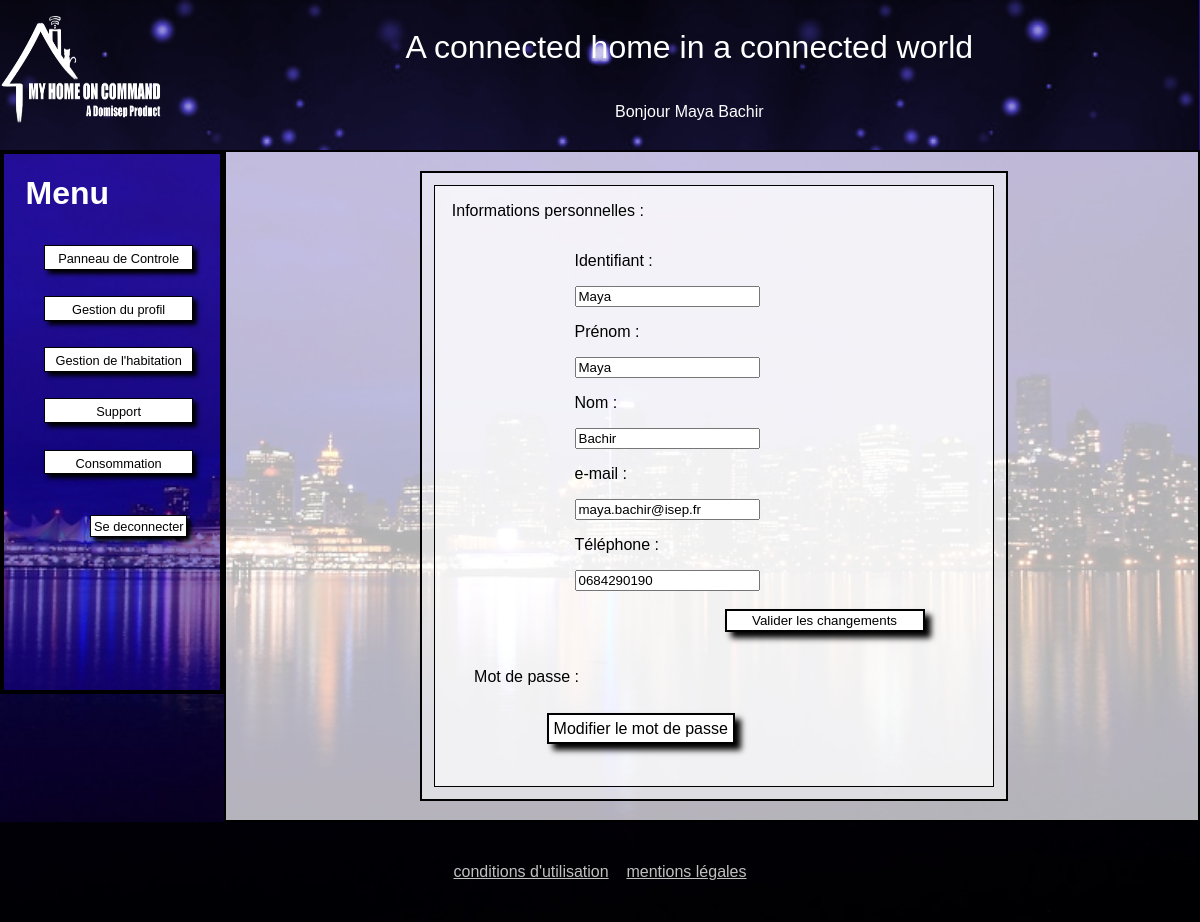
The app's page /MyHomeOnCommand/index.php?page=gestionProfilClient (signed in) with its own data.
### tables this page shows
CREATE TABLE IF NOT EXISTS `slogan` (
  `id_slogan` int(11) NOT NULL AUTO_INCREMENT,
  `contenu_slogan` text,
  PRIMARY KEY (`id_slogan`)
);

CREATE TABLE IF NOT EXISTS `info_utilisateur` (
  `id_info_utilisateur` int(11) NOT NULL AUTO_INCREMENT,
  `prenom` varchar(255) NOT NULL,
  `nom` varchar(255) NOT NULL,
  `email` varchar(255) DEFAULT NULL,
  `telephone` varchar(255) DEFAULT NULL,
  `statut_utilisateur` varchar(255) NOT NULL,
  `id_utilisateur` int(11) NOT NULL,
  `token` varchar(255) NOT NULL,
  PRIMARY KEY (`id_info_utilisateur`)
);

### MyHomeOnCommand/modele/modeleAccueil.php (called while the page is built, shortened)
<?php
class Connection
{
    protected function dbConnect()
    {
        try
        {
            $db = new PDO('mysql:host=localhost;dbname=myhomeoncommand;charset=utf8', 'root', '');
        }
        catch (Exception $e)
        {
                        die('Erreur : ' . $e->getMessage());
        }
        return $db;
    }
}
class LoginUtilisateur extends Connection
{
    public function getInfoUtilisateur($idUtil)
    {
        $db=$this->dbConnect();
        $req = $db->prepare('SELECT prenom, nom, email, telephone, statut_utilisateur, id_utilisateur FROM info_utilisateur WHERE id_utilisateur = :id');
        $req->execute(array('id' => $idUtil));
        return $req;
    }
}
class InscriptionUtilisateur extends Connection
{
     public function getSlogan()
    {
        $db=$this->dbConnect();
        $req = $db->query('SELECT contenu_slogan FROM slogan');
        return $req;
     }
}

### MyHomeOnCommand/controleur/controleurAccueil.php (called while the page is built, shortened)
<?php
function infoBandeau($idClient)
{
    $utilisateur=new LoginUtilisateur;
    $info=$utilisateur->getInfoUtilisateur($idClient);
    $information=$info->fetch();
    return $information;
}
function afficheslogan()
{
    $affiche=new InscriptionUtilisateur;
    $slogan =$affiche->getSlogan();
    $slogan=$slogan->fetch()[0];
    return $slogan;
}

### MyHomeOnCommand/controleur/controleurClient.php (called while the page is built, shortened)
<?php
function verifInfoClient()
{
    $idClient=$_SESSION['id'];
    $utilisateur=new gestionProfilClient;
    $info=$utilisateur->getUtilisateur($idClient);
    $tab=[];
    while ($donnees = $info->fetch())
    {
        $tab[0]=htmlentities($donnees["login"], ENT_QUOTES);
        $tab[1]=htmlentities($donnees["password"], ENT_QUOTES);
        $tab[2]=htmlentities($donnees["prenom"], ENT_QUOTES);
        $tab[3]=htmlentities($donnees["nom"], ENT_QUOTES);
        $tab[4]=htmlentities($donnees["email"], ENT_QUOTES);
        $tab[5]=htmlentities($donnees["telephone"], ENT_QUOTES);
    }
    if($tab[4]==null||$tab[5]==null)
    {
        return 1;
    }
    else
    {return 0;}
}

### MyHomeOnCommand/modele/modeleGestionProfilClient.php (called while the page is built, shortened)
<?php
class gestionProfilClient extends Connection
{
	public function getUtilisateur($idUtil)
	{
		$db=$this->dbConnect();
		$req = $db->prepare('SELECT * FROM utilisateur NATURAL JOIN info_utilisateur WHERE id_utilisateur = :id');
        $req->execute(array('id' => $idUtil));
        return $req;
	}
}
?>

### MyHomeOnCommand/controleur/controleurGestionProfilClient.php (called while the page is built, shortened)
<?php
function clientVisuProfilClient ()
{
$idClient=$_SESSION['id'];
$utilisateur=new gestionProfilClient;
$info=$utilisateur->getUtilisateur($idClient);
$tab=[];
while ($donnees = $info->fetch())
{
	$tab[0]=htmlentities($donnees["login"], ENT_QUOTES);
    $tab[1]=htmlentities($donnees["password"], ENT_QUOTES);
    $tab[2]=htmlentities($donnees["prenom"], ENT_QUOTES);
    $tab[3]=htmlentities($donnees["nom"], ENT_QUOTES);
    $tab[4]=htmlentities($donnees["email"], ENT_QUOTES);
    $tab[5]=htmlentities($donnees["telephone"], ENT_QUOTES);
}
return $tab;
}
?>

### MyHomeOnCommand/vue/gestionProfilClient.php (the view, shortened to what this page needs)
<!DOCTYPE html>
<html>
	<head>
		<link rel="stylesheet" href="css/styleGestionProfilClient.css" />
		<link rel="stylesheet" href="css/styleMenu.css" />
        <link rel="stylesheet" href="css/styleHeaderFooter.css" />
    </head>
<?php
include("header.php");
?>
    <body>
        <div id="flex">
    	   <?php
                include("menuClient.php");
            ?>
            <section id="fondBlanc">
                <div id="Box1">
                    <div id="infoBlock1">
                        <p class="infoTitre">Informations personnelles :</p>
                            <div id="Forms">
                                <form method="post" name="formModif" >
                                <p> Identifiant : </p>
                                <input type="text" name="login" value="<?php echo $tab[0] ?>" onblur="verifNom(this)" required/>
                                <p> Prénom : </p>
                                <input type="text" name="prenom" value="<?php echo $tab[2] ?>" onblur="verifNom(this)" required/>
                                <p> Nom : </p>
                                <input type="text" name="nom" value="<?php echo $tab[3] ?>" onblur="verifNom(this)" required/>
                                <p> e-mail : </p>
                                <input type="text" name="email" value="<?php echo $tab[4] ?>" onblur="verifMail(this)" />
                                <p> Téléphone : </p>
                                <input type="text" name="telephone" value="<?php echo $tab[5] ?>" onblur="verifTel(this)" />
                                <input class="bouton" type="submit" value="Valider les changements" name="clientValiModifsInfo" />
                            </div>
                            <p class="infoTitre2"> Mot de passe : </p>
                            <div id="FormsMdp">
                                <a href="index.php?page=modificationMdpClient" class="boutonMdp" name="clientModifMdp"> Modifier le mot de passe </a>
                            </div>
                    </div>
                </div>
            </section>
        </div>
    <?php
    include("footer.php");
    ?>
    </body>
</html>

### MyHomeOnCommand/vue/header.php (shortened to what this page needs)
<div id="bandeau_accueil">
    <div id="logo"><a href="index.php?page=<?php if(isset($_SESSION['type'])){if($_SESSION['type']==3){echo "panneau";}if($_SESSION['type']==1){echo "adminPanneauClient";}}else{echo "accueil";} ?>" title="Accueil"><img id="imagelogo" src="images/logo.png" alt="Logo de MyHomeOnCommand" /></a></div>
        <div id="titre">
    <?php
        echo afficheslogan();
        if(isset($_SESSION['prenom']))
        {
            if($_SESSION['type']==3)
            {
                $info=infoBandeau($_SESSION['id']);
                echo "</br></br><div id='sousTitre'>Bonjour ".$info['prenom']." ". $info['nom']."</div>";
                $verif=verifInfoClient();
            }
        }
    ?>
    </div>
</div>
<div id='bandeau_invisible'></div>

### MyHomeOnCommand/css/styleGestionProfilClient.css (style rules this page uses)
body { background: url(../images/ville.jpg) no-repeat center center fixed; background-size: cover; font-family: Arial; margin: 0px 0px 0px; }
#fondBlanc { background-color: rgba(255, 255, 255, 0.7); border: solid 2px black; width: 82%; }
#flex { display: flex; }
#Box1 { border:solid 2px black; background-color: rgba(255, 255, 255, 0.55); width: 60%; margin-top: 2%; margin-left: 20%; margin-bottom: 2%; }
#infoBlock1 { border:solid 1px black; background-color: rgba(255, 255, 255, 0.6); margin: 2%; display: flex; flex-direction: column; }
#Forms { margin-bottom: 20px; margin-right: 55px; margin-left: 25%; }
#FormsMdp { margin-bottom: 20px; margin-right: 55px; margin-left: 20%; padding-bottom: 5%; }
.infoTitre { margin-left: 3%; }
.infoTitre2 { margin-left: 7%; }
.bouton { width: 200px ; border:solid 2px black; background-color: white; text-decoration-line: none; color: black; box-shadow: 6px 6px 6px black; padding: 2px; margin-left: 150px; text-align: center; }
.boutonMdp { width: 200px ; border:solid 2px black; background-color: white; text-decoration-line: none; color: black; box-shadow: 6px 6px 6px black; padding: 5px; }

### MyHomeOnCommand/css/styleHeaderFooter.css (style rules this page uses)
#bandeau_accueil { display:flex; height: 150px; width: 99.9%; background: url("../images/fondHeader.png") no-repeat center center fixed ; background-size: cover; background-color: rgba(105,104,189,1); position: fixed; z-index: 5; }
#logo { height: 100%; width: 15%; box-sizing: border-box; }
#imagelogo { width: 100%; height:100%; margin: 0; padding: 0; }
#titre { width: 85%; height: 100%; display: flex; color: white; justify-content: center; align-items: center; font-size: 2em; flex-direction: column; }
#sousTitre { justify-content: center; align-items: center; font-size: 0.5em; }
#bandeau_invisible { height: 150px; }

### records on screen
slogan: contenu_slogan "A connected home in a connected world"
info_utilisateur: prenom "Maya", nom "Bachir", email "maya.bachir@isep.fr", telephone "0684290190"
